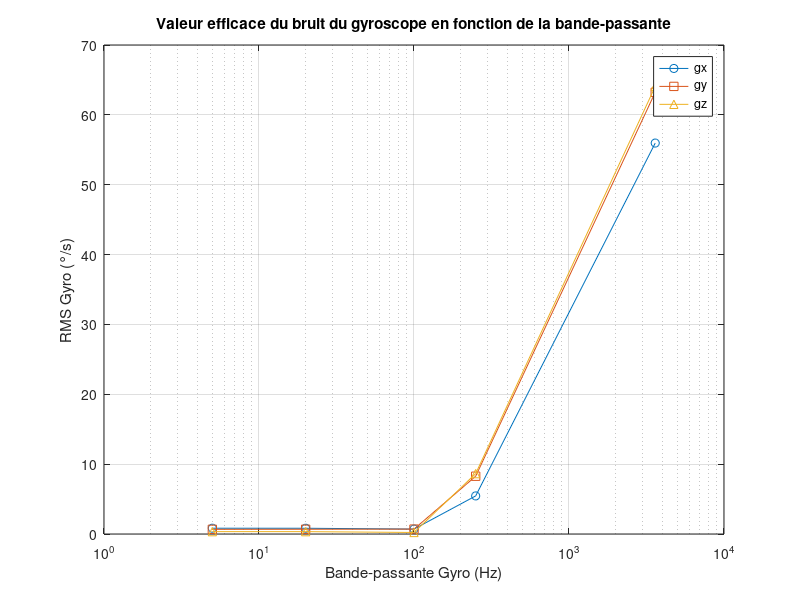

This chart was generated by the following MATLAB code:
BW = [3600, 250, 100, 20, 5]; % bande-passante
gx_rms = [55.963, 5.452, 0.704, 0.822, 0.828];
gy_rms = [63.229, 8.271, 0.701, 0.680, 0.670];
gz_rms = [64.064, 8.643, 0.221, 0.338, 0.338];

figure;
plot(BW, gx_rms, '-o', 'DisplayName','gx');
hold on;
plot(BW, gy_rms, '-s', 'DisplayName','gy');
plot(BW, gz_rms, '-^', 'DisplayName','gz');
set(gca, 'XScale','log'); % optionnel : échelle log pour mieux visualiser
xlabel('Bande-passante Gyro (Hz)');
ylabel('RMS Gyro (°/s)');
title('Valeur efficace du bruit du gyroscope en fonction de la bande-passante');
legend show;
grid on;


